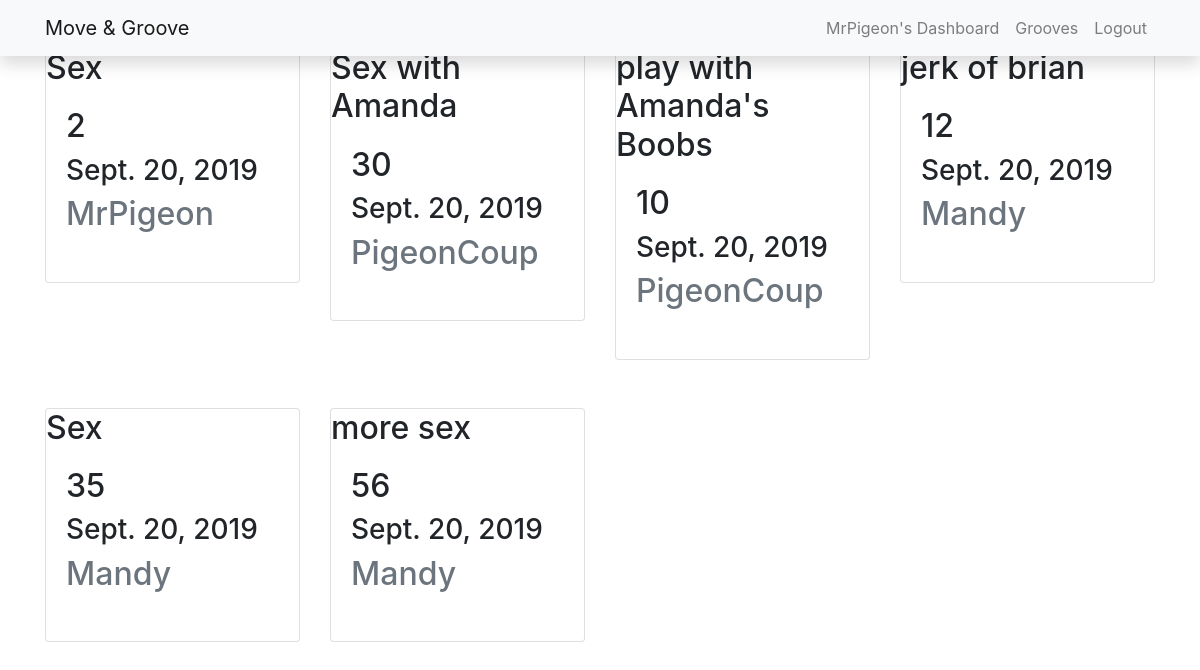
Page /grooves (signed in) on the committed database.
### groove/models.py (models this page shows, shortened)
class Groove(models.Model):
  groove = models.CharField(max_length=200)
  date = models.DateField()
  duration = models.IntegerField()
  user = models.ForeignKey(User, on_delete=models.CASCADE)

### groove/views.py (the view)
# urls.py: path('grooves', views.all_grooves, name="grooves")
@login_required
def all_grooves(request):
    list_of_grooves = Groove.objects.all()
    return render(request, 'grooves/grooves.html', {'list_of_grooves': list_of_grooves})

### templates/grooves/grooves.html
  {% extends 'base.html' %}
{% block content %}
  <div class="container">
    <div class="row">
      {% for move in list_of_grooves %}
        <div class="col-md-3">
            <div class="card mt-5">
                <h2 class="card-title">{{move.groove}}
                <div class="card-body">
                    <h2>{{move.duration}}</h2>
                    <h3>{{move.date}}</h3>
                    <p class="text-muted">{{move.user.username}}
                </div>
            </div>
        </div>
        {% endfor %}
    </div>
  </div>
{% endblock %}

### templates/partials/_navbar.html (shortened to what this page needs)
<nav class="navbar navbar-expand-lg navbar-light bg-light shadow fixed-top">
  <div class="container">
    <a class="navbar-brand" href="{% url 'index' %}">Move & Groove</a>
    <div class="collapse navbar-collapse" id="navbarResponsive">
   <ul class="navbar-nav ml-auto">
                       {% if user.is_authenticated %}
                        <li class="nav-item">
                            <a class="nav-link waves-effect" href="{% url 'dashboard' %}">{{user.username}}'s Dashboard</a>
                        </li>
                       <li class="nav-item">
                            <a class="nav-link waves-effect" href="{% url 'grooves' %}">Grooves</a>
                        </li>
                        <li class="nav-item">
                            <a class="nav-link waves-effect" href="{% url 'logout' %}" >Logout</a>
                        </li>
                        {% endif %}
    </div>
  </div>
</nav>

### movegroove/static/index.css (style rules this page uses)
html, body, .view { height: 100%; }

### rows in the picture
Groove: groove "Sex", duration "2", date "Sept. 20, 2019", user.username "MrPigeon"
Groove: groove "Sex with Amanda", duration "30", date "Sept. 20, 2019", user.username "PigeonCoup"
Groove: groove "play with Amanda's Boobs", duration "10", date "Sept. 20, 2019", user.username "PigeonCoup"
Groove: groove "jerk of brian", duration "12", date "Sept. 20, 2019", user.username "Mandy"
Groove: groove "Sex", duration "35", date "Sept. 20, 2019", user.username "Mandy"
Groove: groove "more sex", duration "56", date "Sept. 20, 2019", user.username "Mandy"

### other values in the picture
{{ user.username }} "MrPigeon"
